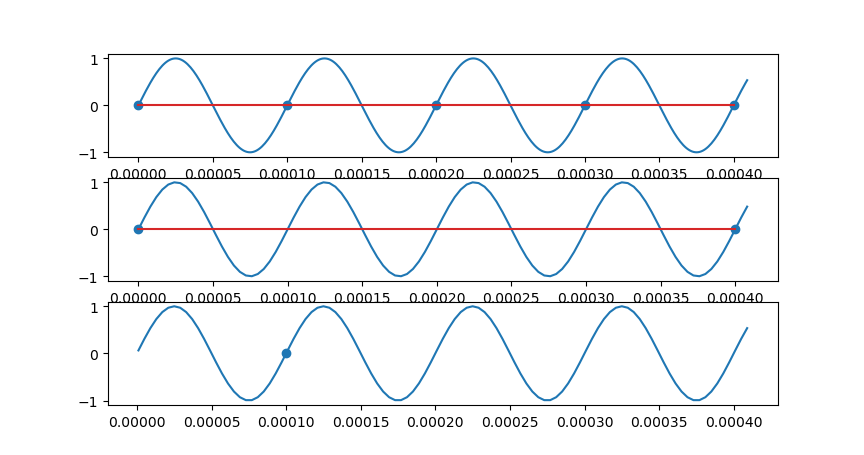

Write the Python code that produced this figure.
import numpy as np
import matplotlib.pyplot as plt


f=lambda x,f:np.sin(f*2*np.pi*x)
ens_freq=10000
ens=np.linspace(0,1,ens_freq)
ens=np.linspace(0,1,ens_freq)

gr=np.linspace(0,1,100*ens_freq)
decgra=gr[::4]
decgra=decgra[decgra<=4.1/ens_freq]

decgrb=gr[1::4]
decgrb=decgrb[decgrb<=4.1/ens_freq]
gr=gr[gr<=4.1/ens_freq]
ensa=ens[ens<=4.1/ens_freq]
dec_ens=ens[::4]
dec_ensb=ens[1::4]
dec_ensa=dec_ens[dec_ens<=4.1/ens_freq]
dec_ensb=dec_ensb[dec_ensb<=4.1/ens_freq]

axs, fig=plt.subplots(3)

fig[0].plot(gr,f(gr,ens_freq))
fig[0].stem(ensa,f(ensa,ens_freq))

fig[1].plot(decgra,f(decgra,ens_freq))
fig[1].stem(dec_ensa,f(dec_ensa,ens_freq))

fig[2].plot(decgrb,f(decgrb,ens_freq))
fig[2].stem(dec_ensb,f(dec_ensb,ens_freq))



plt.show()
